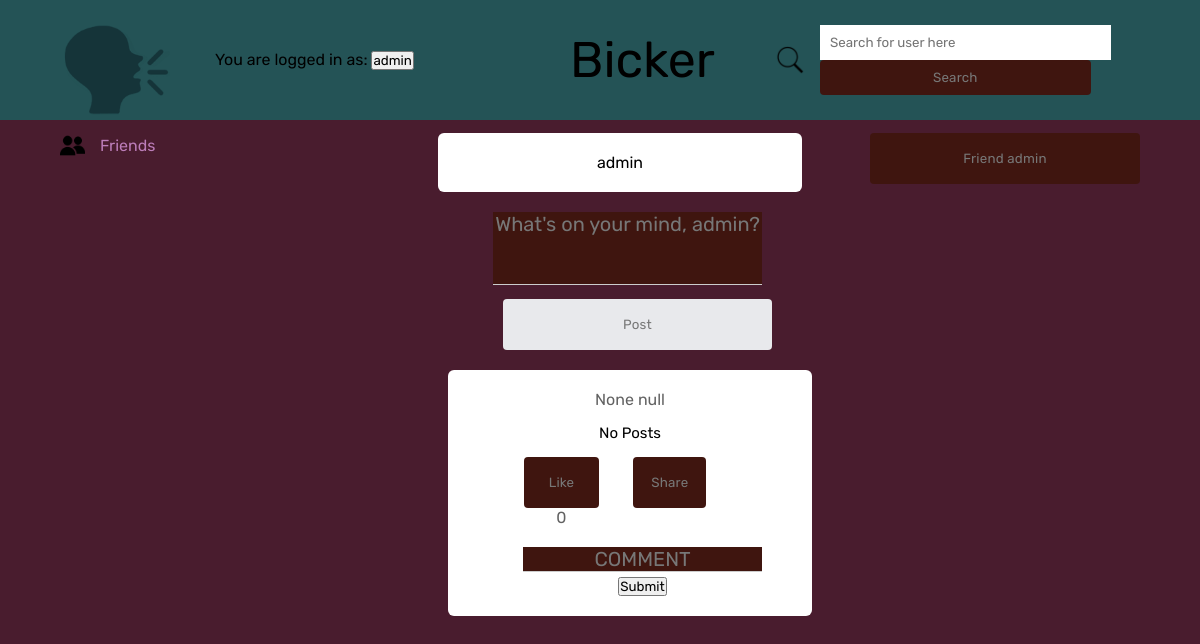
/frontpage (signed in), run on an earlier commit of the app's database.
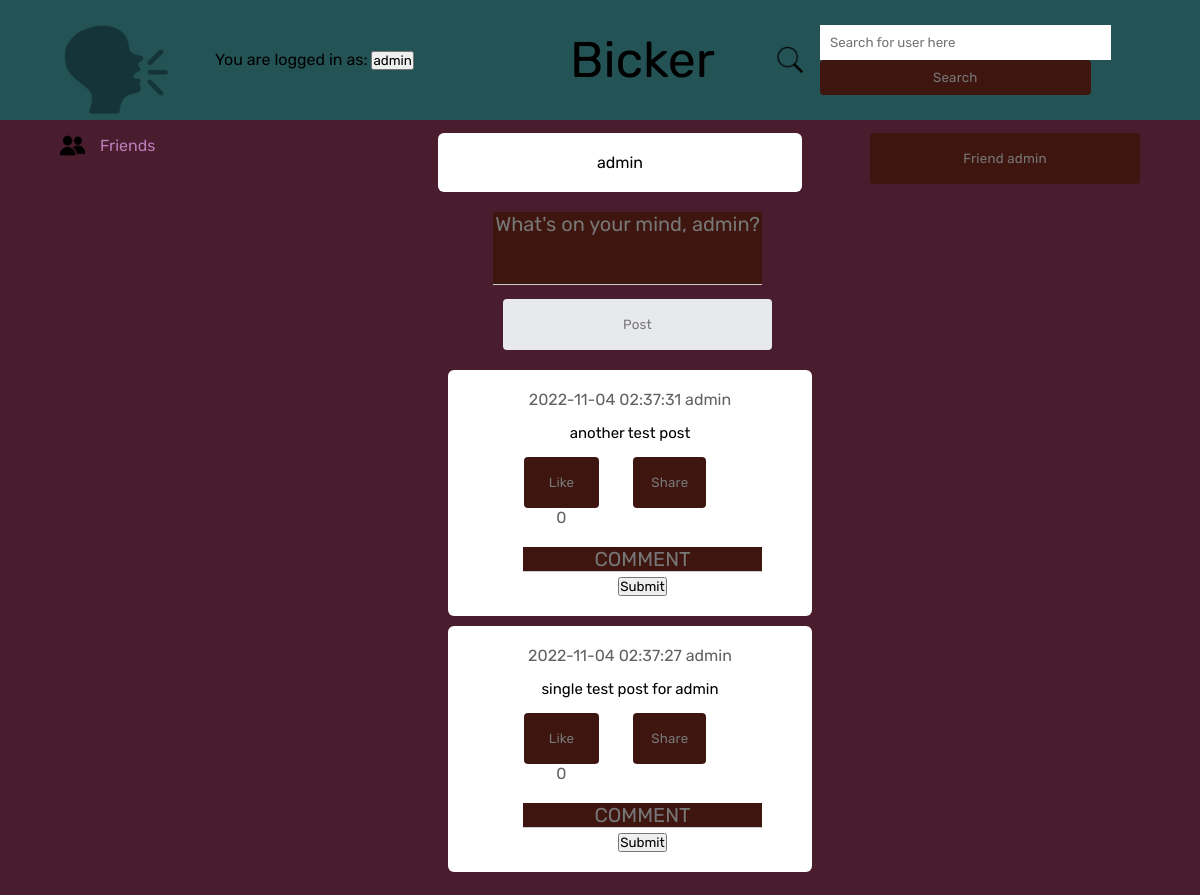
And on a later commit of the database.
### tables this page shows
CREATE TABLE posts (
    id INTEGER PRIMARY KEY AUTOINCREMENT,
    content text NOT NULL,
    username text NOT NULL,
    created_at DATETIME DEFAULT CURRENT_TIMESTAMP, likes INT DEFAULT 0,
    FOREIGN KEY(username) REFERENCES users(username)
);

### app.py (the view)
@app.route('/frontpage', methods=['GET', 'POST'])
def frontpage():
    global current_user
    global current_page
    if current_user is None:
        return redirect("/login")
    conn = db_connection()
    cursor = conn.cursor()
    cursor.execute("""SELECT id, content, username, created_at, likes, follower_name
                  FROM posts
                  INNER JOIN followers ON username=followed_name
                  WHERE follower_name=?
                  UNION ALL
                  SELECT id, content, username, created_at, likes, 'blank' AS follower_name
                  FROM posts
                  WHERE username=?
                  UNION ALL
                  SELECT id, content, username, created_at, likes, 'blank' AS follower_name
                  FROM posts
                  INNER JOIN shared_posts ON id=post_id
                  WHERE shared_userid=?
                  ORDER BY id DESC""", (current_user, current_user, current_user))
    post_list = []
    for row in cursor.fetchall():
            post_list.append(row)
    if not post_list:
        cursor.execute("""SELECT * FROM posts WHERE id=12""")
        for row in cursor.fetchall():
            post_list.append(row)
    cursor.execute("""SELECT * FROM comments
                    ORDER BY comment_id ASC""")
    comment_list = []
    for row in cursor.fetchall():
            comment_list.append(row)
    if request.method == 'POST':
        if request.form.get("post-input") is not None:
            new_post = request.form['post-input']
            sql_query = """INSERT INTO posts (content, username)
                    VALUES (?, ?)"""
            cursor = cursor.execute(sql_query, (new_post, current_user))
            conn.commit()
            sql_query = """SELECT id, content, username, created_at, likes, follower_name
                  FROM posts
                  INNER JOIN followers ON username=followed_name
                  WHERE follower_name=?
                  UNION ALL
                  SELECT id, content, username, created_at, likes, 'blank' AS follower_name
                  FROM posts
                  WHERE username=?
                  UNION ALL
                  SELECT id, content, username, created_at, likes, 'blank' AS follower_name
                  FROM posts
                  INNER JOIN shared_posts ON id=post_id
                  WHERE shared_userid=?
                  ORDER BY id DESC"""
            cursor.execute(sql_query, (current_user, current_user, current_user))
            post_list.clear()
            for row in cursor.fetchall():
                post_list.append(row)
            current_page = current_user
            return render_template('frontpage.html', user=current_user, postlist = post_list,
                                    currentuser=current_user, commentlist = comment_list)
        elif request.form.get("searchuser") is not None:
            current_search = request.form['searchuser']
            if current_search.isalnum():
                sql_query = """SELECT * FROM posts WHERE username=? ORDER BY id DESC"""
                cursor.execute(sql_query, (current_search,))
                post_list.clear()
                for row in cursor.fetchall():
                    post_list.append(row)
                if not post_list:
                    return redirect('/frontpage')
                else:
                    current_page = current_search
                    return render_template('frontpage.html', user=current_search, postlist = post_list,
                                            currentuser=current_user, commentlist = comment_list)
            else:
                return render_template('frontpage.html', user=current_search, postlist = post_list,
                                        currentuser=current_user, commentlist = comment_list)
        elif request.form.get("frienduser") is not None:
            sql_query = """SELECT * FROM followers WHERE follower_name=? AND followed_name=?"""
            cursor = cursor.execute(sql_query, (current_user, current_page))
            follower_list = []
            for row in cursor.fetchall():
                follower_list.append(row)
            if current_user == current_page:
                pass
            elif not follower_list:
                friend_status = 0
                sql_query = """INSERT INTO followers (follower_name, followed_name, status)
                     VALUES (?, ?, ?)"""
                cursor = cursor.execute(sql_query, (current_user, current_page, friend_status))
                conn.commit()
            sql_query = """SELECT * FROM posts WHERE username=? ORDER BY id DESC"""
            cursor.execute(sql_query, (current_page,))
            post_list.clear()
            for row in cursor.fetchall():
                post_list.append(row)
            return render_template('frontpage.html', user=current_page, postlist = post_list,
                                    currentuser=current_user, commentlist = comment_list)
        elif request.form.get("friendlist") is not None:
            return redirect("/friends")
        elif request.form.get('sharebutton') is not None:
            sharedID = request.form.get('sharebutton')
            sql_query = """SELECT * FROM shared_posts WHERE shared_userid=? AND post_id=?"""
            cursor.execute(sql_query, (current_user, sharedID,))
            check_list=[]
            for row in cursor.fetchall():
                check_list.append(row)
            if not check_list:
                sql_query = """INSERT INTO shared_posts (shared_userid, post_id)
                        VALUES (?, ?)"""
                cursor.execute(sql_query, (current_user, sharedID,))
                conn.commit()
                sql_query = """SELECT * FROM posts WHERE username=? ORDER BY id DESC"""
                cursor.execute(sql_query, (current_page,))
                post_list.clear()
                for row in cursor.fetchall():
                    post_list.append(row)
                return render_template('frontpage.html', user=current_page, postlist = post_list,
                                        currentuser=current_user, commentlist = comment_list)
            else:
                return render_template('frontpage.html', user=current_page, postlist = post_list,
                                        currentuser=current_user, commentlist = comment_list)
        elif request.form.get('likebutton') is not None:
            likedID = request.form.get('likebutton')
            sql_query = """UPDATE posts SET likes = likes + 1 WHERE id = ?"""
            cursor.execute(sql_query, (likedID,))
            conn.commit()
            return redirect("/frontpage")
        elif request.form.get('return') is not None:
            return redirect("/frontpage")
        elif request.form.get('commentbutton') is not None:
            if request.form.get('comment-button') is None:
                return redirect("/frontpage")
            else:
                post_id = request.form.get('commentbutton')
                comment_content = request.form.get('comment-button')
                sql_query = """INSERT INTO comments (commenter_user, post_id, comment_content)
                            VALUES (?, ?, ?)"""
                cursor.execute(sql_query, (current_user, post_id, comment_content,))
                conn.commit()
                return redirect("/frontpage")
    else:
        current_page = current_user
        return render_template('frontpage.html', user=current_user, postlist = post_list,
                                currentuser=current_user, commentlist = comment_list)

### app.py (called while the page is built)
def db_connection():
    conn = None
    try:
        conn = sqlite3.connect("bickerdb.sqlite")
    except sqlite3.error as e:
        print(e)
    return conn

### templates/frontpage.html (shortened to what this page needs)
<!DOCTYPE html>
<html lang="en">
<head>
    <link rel= "stylesheet" type= "text/css" href= "{{ url_for('static',filename='stylefront.css') }}">
</head>
<body>
    <nav>
        <div class = "nav-left">
            <img src="{{ url_for('static', filename='bickerlogo.png') }}" alt="Bicker Logo" class = "logo">
            <form action="" method="post">
                You are logged in as:
                <input class="btn btn-default" name="return" type="submit" value="{{ currentuser }}">
            </form>
        </div>
        <div class = "nav-middle">
            Bicker
        </div>
        <div class = "nav-right">
            <div class = "search-box">
                <img src = "{{ url_for('static', filename='searchicon.png') }}" alt = "search icon">
            <form action="" method="post">
                <input type="text" placeholder="Search for user here" name="searchuser" value="{{
                    request.form.searchuser }}">
                <input class="searchbutton" type="submit" value="Search">
            </form>
            </div>
        </div>
    </nav>
    <div class="container">
        <div class="left-sidebar">
            <div class="important-links">
                <a href="{{ url_for('friends_list') }}" style = "color: #bc7db9;"><img src = "{{ url_for('static', filename='friendsicon.png') }}" alt = "friends icon">Friends</a>
            </div>
        </div>
        <div class="main-content">
            <div class="write-post-container">
                <div>
                    <p> {{ user }} </p>
                </div>
            </div>
            <div class="post-input-container">
                <form action="{{ url_for('frontpage') }}" method="post">
                    <textarea name = "post-input" id = "post-input" placeholder = "What's on your mind, {{ currentuser }}?" rows = 3></textarea>
                    <button type = "submit" class = "postsubmit">
                        Post
                    </button>
                </form>
            </div>
            {% for row in postlist %}
            <div class="post-container">
                <div class="timestamp">
                    <span>{{ row[3] }}</span>
                    <span>{{ row[2] }}</span>
                </div>
                <p class = "post-text">{{ row[1] }}</p>
                <div class="post-row">
                    <div class = "activity-icons">
                        <div><form action="" method="post">
                            <input type="submit" value="Like" class = "likebutton">
                            <span>{{ row[4] }}</span>
                        </form>
                        </div>
                        <div>
                            <form action="" method="post">
                                <input type="submit" value="Share" class="sharebutton">
                            </form>
                        </div>
                        <div class="post-input-container">
                            <form action="{{ url_for('frontpage') }}" method="post">
                                <textarea name = "comment-button" id = "comment-button" placeholder = "COMMENT" rows = 1 style="color:#bc7db9"></textarea>
                                <input type="submit">
                            </form>
                        </div>
                    </div>
                </div>
            </div>
            {% endfor %}
        </div>
        <div class="right-sidebar">
            <form action="" method="post">
                <input class="friendbutton" name="frienduser" type="submit" value="Friend {{ user }}">
            </form>
        </div>
    </div>
</body>
</html>

### static/stylefront.css (style rules this page uses)
* { margin: 0; padding: 0; font-family: 'Rubik', sans-serif; }
body { background: #491c2e; }
nav { display: flex; align-items: center; justify-content: space-between; background: #245356; padding: 5px 5%; position: sticky; top: 0; z-index: 100; }
.logo { width: 110px; margin-right: 45px; }
.nav-left, .nav-right { display: flex; align-items: center; }
.nav-middle { font-size: 50px; position: absolute; left: 47.5%; }
.nav-right img { width: 30px; margin-right: 15px; }
.friendbutton { width: 100%; border: none; padding: 18px; font-family: 'Rubik', sans-serif; cursor: pointer; background: #3f150f; color: #777; border-top-right-radius: 4px; border-top-left-radius: 4px; border-bottom-left-radius: 4px; border-bottom-right-radius: 4px; letter-spacing: 0.2px; outline: 0; transition: all .3s; text-align: center; }
.searchbutton { width: 100%; border: none; padding: 18px; font-family: 'Rubik', sans-serif; cursor: pointer; background: #3f150f; color: #777; border-top-right-radius: 4px; border-top-left-radius: 4px; border-bottom-left-radius: 4px; border-bottom-right-radius: 4px; letter-spacing: 0.2px; outline: 0; transition: all .3s; text-align: center; }
.search-box { width: 350px; border-radius: 20px; display: flex; align-items: center; padding: 0 15px; background: transparent; }
.search-box input { width: 100%; padding: 10px; outline: none; border: 0; }
.container { display: flex; justify-content: space-between; padding: 13px 5%; }
.left-sidebar { flex-basis: 25%; position: sticky; top: 70px; align-self: flex-start; border-radius: 3%; }
.right-sidebar { flex-basis: 25%; position: sticky; top: 70px; align-self: flex-start; border-radius: 3%; }
.main-content { flex-basis: 30%; }
.important-links a { text-decoration: none; display: flex; align-items: center; margin-bottom: 30px; width: fit-content; }
.important-links img { width: 25px; margin-right: 15px; }
.write-post-container { width: 100%; background: #fff; border-radius: 6px; padding: 20px; columns: #626262; text-align: center; }
.post-input-container { padding-left: 55px; padding-top: 20px; }
.post-input-container textarea { width: 100%; border: 0; outline: 0; border-bottom: 1px solid #ccc; background: #3f150f; color: #bc7db9; text-align: center; font-size: 20px; resize: none; }
.post-input-container textarea::placeholder { color: #777; }
.post-container { width:100%; background: #fff; border-radius: 6px; padding: 20px; color: #626262; text-align: center; margin:10px; }
.post-text { color: black; margin: 15px 0; font-size: 15px; }
.postsubmit { width: 100%; border: none; padding: 18px; font-family: 'Rubik', sans-serif; cursor: pointer; background: #e8e9ec; color: #777; border-top-right-radius: 4px; border-top-left-radius: 4px; border-bottom-left-radius: 4px; border-bottom-right-radius: 4px; letter-spacing: 0.2px; outline: 0; transition: all .3s; text-align: center; align-items: center; margin: 10px; }
.post-row { display: flex; align-items: center; justify-content: space-between; }
.activity-icons div { display: inline-flex; align-items: center; margin-right: 30px; }
.likebutton { width: 100%; border: none; padding: 18px; font-family: 'Rubik', sans-serif; cursor: pointer; background: #3f150f; color: #777; border-top-right-radius: 4px; border-top-left-radius: 4px; border-bottom-left-radius: 4px; border-bottom-right-radius: 4px; letter-spacing: 0.2px; outline: 0; transition: all .3s; text-align: center; }
.sharebutton { width: 100%; border: none; padding: 18px; font-family: 'Rubik', sans-serif; cursor: pointer; background: #3f150f; color: #777; border-top-right-radius: 4px; border-top-left-radius: 4px; border-bottom-left-radius: 4px; border-bottom-right-radius: 4px; letter-spacing: 0.2px; outline: 0; transition: all .3s; text-align: center; }

What changed in the data, as far as the page shows it:
no longer on this page (row unchanged): posts: row "None", username "null", content "No Posts", likes "0"
added posts: created_at "2022-11-04 02:37:31", username "admin", content "another test post", likes "0"
added posts: created_at "2022-11-04 02:37:27", username "admin", content "single test post for admin", likes "0"
